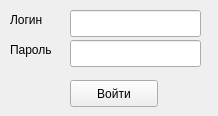
<?xml version="1.0" encoding="UTF-8"?>
<ui version="4.0">
 <class>Form</class>
 <widget class="QWidget" name="Form">
  <property name="geometry">
   <rect>
    <x>0</x>
    <y>0</y>
    <width>218</width>
    <height>116</height>
   </rect>
  </property>
  <property name="maximumSize">
   <size>
    <width>218</width>
    <height>116</height>
   </size>
  </property>
  <property name="windowTitle">
   <string>Авторизация</string>
  </property>
  <widget class="QPushButton" name="loginB">
   <property name="geometry">
    <rect>
     <x>70</x>
     <y>80</y>
     <width>88</width>
     <height>27</height>
    </rect>
   </property>
   <property name="text">
    <string>Войти</string>
   </property>
  </widget>
  <widget class="QLineEdit" name="password">
   <property name="geometry">
    <rect>
     <x>70</x>
     <y>40</y>
     <width>131</width>
     <height>27</height>
    </rect>
   </property>
   <property name="maximumSize">
    <size>
     <width>131</width>
     <height>27</height>
    </size>
   </property>
   <property name="inputMethodHints">
    <set>Qt::ImhHiddenText</set>
   </property>
  </widget>
  <widget class="QLabel" name="label">
   <property name="geometry">
    <rect>
     <x>10</x>
     <y>40</y>
     <width>51</width>
     <height>19</height>
    </rect>
   </property>
   <property name="text">
    <string>Пароль</string>
   </property>
  </widget>
  <widget class="QLabel" name="label_2">
   <property name="geometry">
    <rect>
     <x>10</x>
     <y>10</y>
     <width>51</width>
     <height>19</height>
    </rect>
   </property>
   <property name="text">
    <string>Логин</string>
   </property>
  </widget>
  <widget class="QLineEdit" name="login">
   <property name="geometry">
    <rect>
     <x>70</x>
     <y>10</y>
     <width>131</width>
     <height>27</height>
    </rect>
   </property>
  </widget>
 </widget>
 <resources/>
 <connections/>
</ui>
